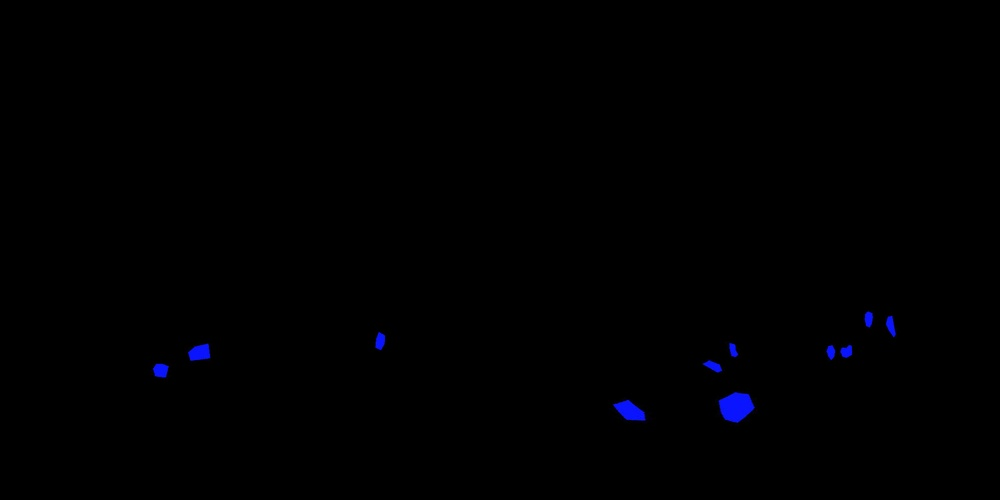
#> input picture test/merged_sphere_level_1_annotation.jpg, 1000 x 500 px, shrunk from 1608 x 804 before the run
$ python polygon_to_hotspot.py
#> lines starting #> are read from the running program, lines starting #| are printed output that depends on the picture; after the words box and inside, x2 and y2 are one past the last pixel; in counts of white or black regions, pixels touching at a corner belong together
### mask_to_polygon.py
import cv2
import numpy as np
from shapely.geometry import Polygon

def simplify_contour(contour, epsilon=0.01):
    peri = cv2.arcLength(contour, True)
    return cv2.approxPolyDP(contour, epsilon * peri, True)

def normalize_coordinates(points, image_shape):
    height, width = image_shape[:2]
    return [(x / width, y / height) for x, y in points]

def get_polygons_from_mask(image_path, simplify_epsilon=0.01):
    # Read the image
#> called with simplify_epsilon = 0.01
    image = cv2.imread(image_path)
#> image is the input picture: shape (500, 1000, 3); mean B, G, R 1.2, 0.1, 0.1
    if image is None:
        raise ValueError(f"Unable to read image at {image_path}")

    # Convert to HSV color space
    hsv = cv2.cvtColor(image, cv2.COLOR_BGR2HSV)
#> hsv: shape (500, 1000, 3); mean H, S, V 2, 5.3, 1.2

    # Define range for blue color in HSV
    lower_blue = np.array([100, 50, 50])
    upper_blue = np.array([130, 255, 255])

    # Create a mask for blue color
    mask = cv2.inRange(hsv, lower_blue, upper_blue)
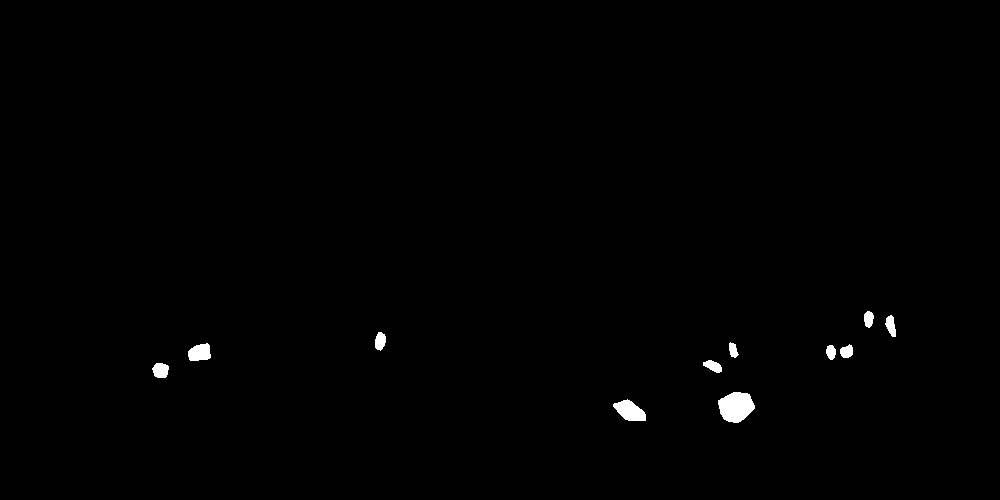
#> mask: shape (500, 1000); 0.56% white; 11 white regions

    # Find contours
    contours, _ = cv2.findContours(mask, cv2.RETR_EXTERNAL, cv2.CHAIN_APPROX_SIMPLE)
#> contours = 11 contours; largest, box (x1, y1, x2, y2) and area: (718, 392, 755, 423) 795, (613, 399, 646, 421) 427, (188, 343, 211, 361) 292, (152, 363, 169, 378) 180, (375, 332, 386, 351) 137

    polygons = []
    for contour in contours:
        # Simplify the contour
        simplified_contour = simplify_contour(contour, simplify_epsilon)

        # Convert to list of tuples and normalize coordinates
        points = [tuple(point[0]) for point in simplified_contour]
        normalized_points = normalize_coordinates(points, image.shape)

        # Create a Shapely polygon and simplify it further if needed
        polygon = Polygon(normalized_points)
        if not polygon.is_valid:
            polygon = polygon.buffer(0)

        polygons.append(list(polygon.exterior.coords))
#> this loop made 11 passes
#> peri in simplify_contour on passes 1 to 11: 87.25, 109.7, 51.8, 50.63, 38.97, 42.38, 68.63, 40.97, 47.8, 53.21, 42.38
#> after the loop, polygons = 11 items

    return polygons

# [7 lines of commented-out code are left out]

### polygon_to_hotspot.py
import xml.etree.ElementTree as ET
import xml.dom.minidom as minidom
from mask_to_polygon import get_polygons_from_mask

def create_krpano_hotspot(polygon, name, fill_color="0xAA0000", fill_alpha="0.5", border_color="0xAA0000", border_width="3.0"):
    hotspot = ET.Element("hotspot")
    hotspot.set("name", name)
    hotspot.set("keep", "false")
    hotspot.set("zorder", "0")
    hotspot.set("fillcolor", fill_color)
    hotspot.set("fillalpha", fill_alpha)
    hotspot.set("bordercolor", border_color)
    hotspot.set("borderwidth", border_width)
    hotspot.set("visible", "true")
    hotspot.set("enabled", "true")

    for x, y in polygon:
        point = ET.SubElement(hotspot, "point")
        # Convert normalized coordinates to spherical coordinates
        ath = str(x * 360 - 180)  # Convert x from [0, 1] to [-180, 180]
        atv = str(-90 + y * 180)  # Convert y from [0, 1] to [-90, 90], flipping the vertical axis
        point.set("ath", ath)
        point.set("atv", atv)

    return hotspot

def polygons_to_krpano_xml(polygons):
    root = ET.Element("krpano")

    for i, polygon in enumerate(polygons):
        hotspot = create_krpano_hotspot(polygon, f"hotspot_{i+1}")
        root.append(hotspot)

    # Convert to string and pretty-print
    xml_str = ET.tostring(root, encoding="unicode")
    pretty_xml = minidom.parseString(xml_str).toprettyxml(indent="  ")

    return pretty_xml

# Example usage
image_path = 'test/merged_sphere_level_1_annotation.jpg'
polygons = get_polygons_from_mask(image_path)
#> polygons = 11 items
krpano_xml = polygons_to_krpano_xml(polygons)
#> the loop in polygons_to_krpano_xml, `for i, polygon in enumerate(polygons):` made 11 passes

# print(krpano_xml)

# Optionally, save to file
with open("test/hotspots.xml", "w") as f:
    f.write(krpano_xml)
